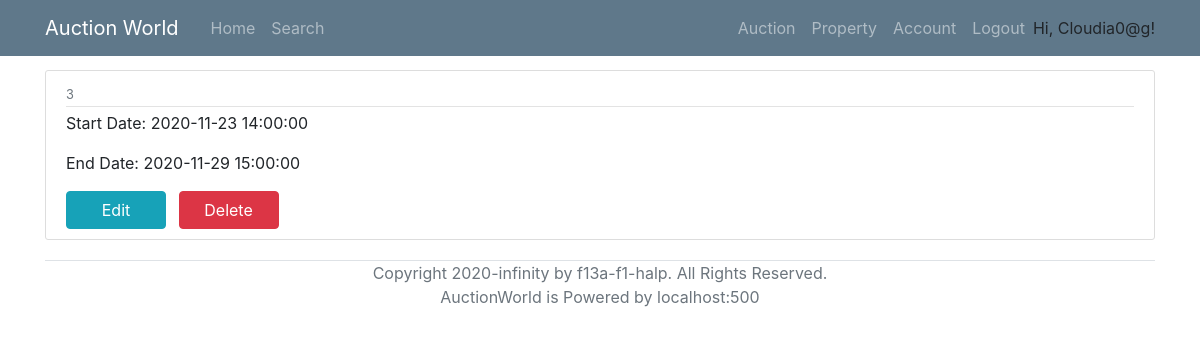
Before: /auction (signed in) with the older database file.
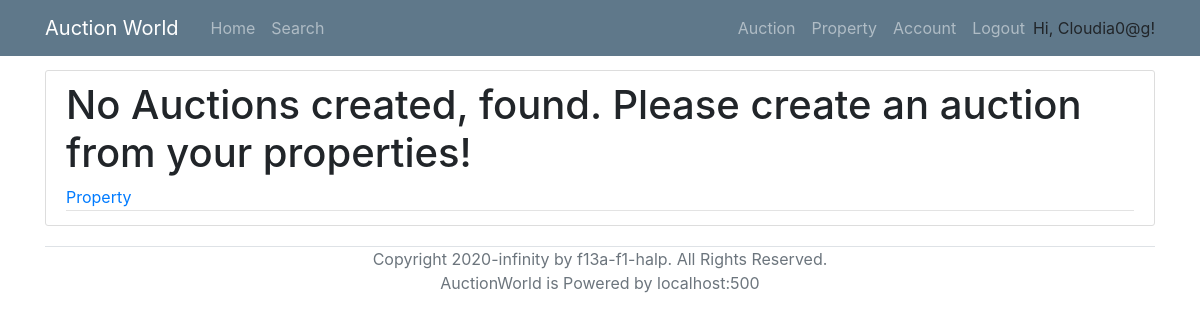
After: the same page with the newer database file.
### models.py (models this page shows, shortened)
class User(UserMixin, db.Model):
    __tablename__ = 'User'
    id = db.Column(db.Integer, primary_key = True)
    login_name = db.Column(db.String(collation='NOCASE') ,unique=True, nullable=False)
    email = db.Column(db.String, unique=True, nullable=False)
    password_hash = db.Column(db.String, nullable=False)
    address = db.Column(db.String(1000), nullable=False)
    date_of_birth = db.Column(db.DateTime, nullable=False)
    phone_number = db.Column(db.String, nullable=False)
    id_confirmation = db.Column(db.String(100), nullable=True)
    auctionId = db.relationship('AuctionDetails', backref='seller', lazy='dynamic')
    properties = db.relationship('Property', backref='sellerID', lazy='dynamic')
    cards = db.relationship('BankDetails', backref='user', lazy='dynamic')
    registeredProperties = db.relationship('Property',secondary=lambda: RegisteredAssociation.__table__, backref="RegisteredBidders")

class AuctionDetails(db.Model):
    __tablename__ = 'AuctionDetails'
    id = db.Column(db.Integer, primary_key=True)
    AuctionStart = db.Column(db.DateTime, nullable=False)
    AuctionEnd = db.Column(db.DateTime, nullable=False)
    ReservePrice = db.Column(db.Float, nullable=False)
    MinBiddingGap = db.Column(db.Float, nullable=False)
    PropertyID = db.Column(db.String, db.ForeignKey('Property.id'), unique=True, nullable=False)
    SellerID = db.Column(db.Integer, db.ForeignKey('User.id'), nullable=False)

### routes.py (the view)
@app.route("/auction", methods=['GET', 'POST'])
def auctions():
    if current_user.is_anonymous:
        flash('Please login first')
        return redirect(url_for('login'))
    auctions = AuctionDetails.query.filter_by(SellerID = current_user.id).all()
    return render_template('auctions.html', auctions=auctions)

### models.py (called while the page is built)
@login_manager.user_loader
def load_user(id):
    return User.query.get(id)

### templates/auctions.html
{% extends "base.html" %}
{% block content %}
    {% if not auctions %}
    <article class="media content-section">
    <div class="article-metadata">
    <h1>No Auctions created, found. Please create an auction from your properties!</h1>
    <a href="{{ url_for('property_list') }}">Property</a>
    </div>
    </div>
    {% endif %}
    {% for auction in auctions %}
        <article class="media content-section">
          <div class="media-body">
            <div class="article-metadata">
              <small class="text-muted">{{ auction.id}}</small>
            </div>
            <p class="article-content">Start Date: {{ auction.AuctionStart }}</p>
            <p class="article-content">End Date: {{ auction.AuctionEnd }}</p>
            <a class="btn btn-info mr-2 ", style="width: 100px;" href="{{ url_for('changeAuctionDetails', AuctionID_ = auction.id) }}">Edit</a>
            <a class="btn btn-danger", style="width: 100px;" href="{{ url_for('deleteAuction', AuctionID_ = auction.id) }}">Delete</a>
          </div>
        </article>
    {% endfor %}
{% endblock content %}

### templates/base.html (shortened to what this page needs)
<!DOCTYPE html>
<html lang="en">
<head>
    <link rel="stylesheet" type="text/css" href="../static/css/main.css">
    <link rel="stylesheet" href="https://maxcdn.bootstrapcdn.com/bootstrap/4.0.0/css/bootstrap.min.css">
</head>
<body>
    <header class="site-header">
        <nav class="navbar navbar-expand-md navbar-dark bg-steel fixed-top">
          <div class="container">
            <a class="navbar-brand mr-4" href="/" >Auction World</a>
            <div class="collapse navbar-collapse" id="navbarToggle">
              <div class="navbar-nav mr-auto">
                <a class="nav-item nav-link" href="{{ url_for('home') }}">Home</a>
                <a class="nav-item nav-link" href="/search">Search</a>
              </div>
              <div class="navbar-nav">
                {% if current_user.is_authenticated %}
                  <a class="nav-item nav-link" href="/auction">Auction</a>
                  <a class="nav-item nav-link" href="/property">Property</a>
                  <a class="nav-item nav-link" href={{ url_for("account", login_name=current_user.login_name) }}>Account</a>
                  <a class="nav-item nav-link" href="/logout">Logout</a>
                  <p style="margin-top: 8px; margin-bottom: 0px;">Hi, {{ current_user.login_name }}!</p>
                {% endif %}
              </div>
            </div>
          </div>
        </nav>
      </header>
      <main role="main" class="container" style="margin-top: 70px;">
        <div class="row">
          <div class="col-md-12">
            {% block content %}{% endblock %}
          </div>
        </div>
        <div class="border-top relative-bottom text-center text-muted mb-2" >
          Copyright 2020-infinity by f13a-f1-halp. All Rights Reserved. <br>
          AuctionWorld is Powered by localhost:500
        </div>
      </main>
</body>
</html>

### static/css/main.css (style rules this page uses)
body { background: #fafafa; color: #333333; margin-top: 5rem; }
h1, h2, h3, h4, h5, h6 { color: #444444; }
.bg-steel { background-color: #5f788a; }
.site-header .navbar-nav .nav-link { color: #cbd5db; }
.content-section { background: #ffffff; padding: 10px 20px; border: 1px solid #dddddd; border-radius: 3px; margin-bottom: 20px; }
.article-metadata { padding-bottom: 1px; margin-bottom: 4px; border-bottom: 1px solid #e3e3e3 }

Changed rows visible on the page:
removed AuctionDetails: id "3", AuctionStart "2020-11-23 14:00:00", AuctionEnd "2020-11-29 15:00:00"
Other visible differences:
text now shown: "No Auctions created, found. Please create an auction from your properties! Property"
